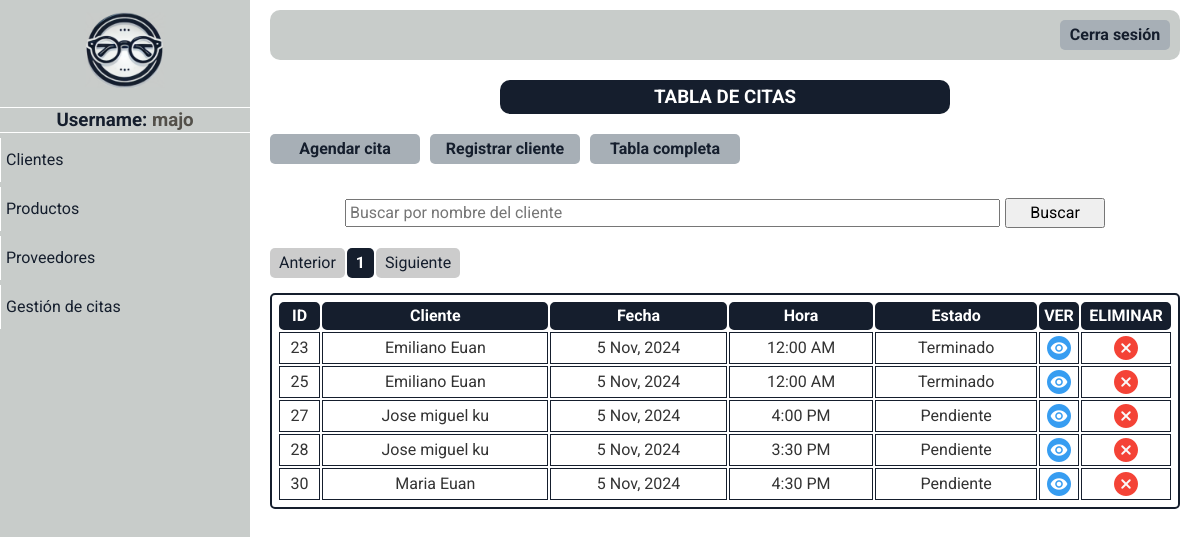
The page /paginas/mostrar_citas.php (signed in) on the database its author committed.
### tables this page shows
CREATE TABLE `empleados` (
  `id_empleado` int(10) NOT NULL,
  `nombres` varchar(100) DEFAULT NULL,
  `apellidos` varchar(100) DEFAULT NULL,
  `correo` varchar(100) DEFAULT NULL,
  `telefono` varchar(15) DEFAULT NULL,
  `direccion` varchar(255) DEFAULT NULL,
  `rol` varchar(50) DEFAULT NULL,
  `fecha_contratacion` date DEFAULT NULL,
  `usuario` varchar(50) DEFAULT NULL,
  `contrasena` varchar(255) DEFAULT NULL,
  `libre` varchar(100) DEFAULT NULL
);

CREATE TABLE `citas` (
  `id_cita` int(11) NOT NULL,
  `id_cliente` int(11) NOT NULL,
  `id_empleado` int(11) DEFAULT NULL,
  `fecha_cita` date DEFAULT NULL,
  `hora` time DEFAULT NULL,
  `motivo` text DEFAULT NULL,
  `estado` varchar(11) DEFAULT NULL
);

CREATE TABLE `clientes` (
  `id_cliente` int(5) NOT NULL,
  `nombres` varchar(100) DEFAULT NULL,
  `apellidos` varchar(100) DEFAULT NULL,
  `correo` varchar(100) DEFAULT NULL,
  `telefono` varchar(15) DEFAULT NULL,
  `direccion` varchar(255) DEFAULT NULL,
  `preescripcion` text DEFAULT NULL,
  `contrasena` varchar(255) DEFAULT NULL,
  `verificado` varchar(10) DEFAULT NULL,
  `rol` varchar(50) DEFAULT NULL,
  `libre` int(11) DEFAULT NULL,
  `libre2` int(11) DEFAULT NULL
);

### paginas/mostrar_citas.php (the view, shortened to what this page needs)
<!DOCTYPE html>
<html lang="en">
<head>
</head>
<body>
    <?php include "menu_panel.php";
    require "../php/conexion.php";
    $datos = "SELECT ci.id_cita, cl.nombres, cl.apellidos, ci.fecha_cita, ci.hora, ci.estado FROM citas ci INNER JOIN clientes cl on ci.id_cliente = cl.id_cliente";
    $nombre = isset($_GET['busca_nombre']) ? $_GET['busca_nombre'] : "";
    $resultado = mysqli_query($conectar, $datos);
    $total_filas = $resultado->num_rows;
    $limite = 5;
    $paginas = ceil($total_filas / $limite);
    $pagina = (isset($_GET['pagina'])) ? $_GET['pagina'] : 1;
    $inicio = ($pagina - 1) * $limite;
    $paginacion = " LIMIT $inicio, $limite";
    $datos .= $paginacion;
    $resultado = mysqli_query($conectar, $datos);
    $concatparams = ($nombre != "") ? "&busca_nombre=" . $nombre : "";
    ?>
    <div class="usuarios-content main-content">
        <div class="titulo">
            <h3>TABLA DE CITAS</h3>
        </div>
        <div class="opciones-btn">
            <div class="btn-nuevo-cliente btn">
                <a href="./registrar_cita.php">Agendar cita</a>
            </div>
            <div class="btn-nuevo-cliente btn">
                <a href="./registrar_cliente.php?origen=citas">Registrar cliente</a>
            </div>
            <div class="btn-nuevo-cliente btn">
                <a href="./mostrar_citas.php">Tabla completa</a>
            </div>
        </div><br>
        <div class="buscador-titulo">
            <form action="./mostrar_citas.php">
                <input type="text" name="busca_nombre" value="<?php echo $nombre ?>" placeholder="Buscar por nombre del cliente">
                <button class="btn-form" type="submit" name="buscar">Buscar </button>
            </form>
        </div>
        <nav class="pagination">
            <ul class="pagination-list">
                <li class="pag-item <?php echo ($pagina <= 1) ? 'disable' : ''; ?>">
                    <a href="./mostrar_citas.php?pagina=<?php echo ($pagina > 1) ? $pagina - 1 : 1;
                                                        echo $concatparams; ?>">Anterior</a>
                </li>
                <?php for ($i = 1; $i <= $paginas; $i++): ?>
                    <li class="pag-item <?php echo ($pagina == $i) ? 'active' : ''; ?>">
                        <a href="./mostrar_citas.php?pagina=<?php echo $i . $concatparams; ?>">
                            <?php echo $i; ?>
                        </a>
                    </li>
                <?php endfor; ?>
                <li class="pag-item <?php echo ($pagina >= $paginas) ? 'disable' : ''; ?>">
                    <a href="./mostrar_citas.php?pagina=<?php echo ($pagina < $paginas) ? $pagina + 1 : $paginas;
                                                        echo $concatparams; ?>">Siguiente</a>
                </li>
            </ul>
        </nav>
        <table>
            <tr>
                <th>ID</th>
                <th>Cliente</th>
                <th>Fecha</th>
                <th>Hora</th>
                <th>Estado</th>
                <th>VER</th>
                <th>ELIMINAR</th>
            </tr>
            <?php
            while ($fila = mysqli_fetch_assoc($resultado)) {
            ?>
                <tr>
                    <td><?php echo $fila['id_cita']; ?></td>
                    <td><?php echo $fila['nombres'] . " " . $fila['apellidos']; ?></td>
                    <td> <?php
                            $fecha = $fila['fecha_cita'];
                            $fecha_formateada = date("j M, Y", strtotime($fecha));
                            echo $fecha_formateada;
                            ?></td>
                    <td><?php
                        $hora = $fila['hora'];
                        $hora_formateada = date("g:i A", strtotime($hora));
                        echo $hora_formateada;
                        ?></td>
                    <td><?php echo $fila['estado']; ?></td>
                    <td class="btn-ver"> <a href="../paginas/ver_cita.php?origen=citas&id=<?php echo $fila['id_cita']; ?>"><img src="../imagenes/ojo.png" alt=""></a></td>
                    <td class="btn-eliminar">
                        <a href="#" onclick="validar('../php/delete_cita.php?id=<?php echo $fila['id_cita'] ?>', '<?php echo addslashes($fila['nombres']) . ' ' . addslashes($fila['apellidos']) ?>')">
                            <img src="../imagenes/borrar.png" alt="">
                        </a>
                    </td>
                </tr>
            <?php
            }
            ?>
        </table>
    </div>
</body>
</html>

### paginas/menu_panel.php (shortened to what this page needs)
<?php
require '../php/conexion.php';
$query_empleado = "SELECT rol, usuario FROM empleados WHERE id_empleado = ? LIMIT 1";
$consulta_empleado = $conectar->prepare($query_empleado);
$consulta_empleado->bind_param("s", $_SESSION['id']);
$consulta_empleado->execute();
$resultado_empleado = $consulta_empleado->get_result();
$info_empleado = $resultado_empleado->fetch_assoc();
if ($resultado_empleado->num_rows > 0) {
    if ($_SESSION['rol'] == 'Administrador') {
        $options = '
        <a href="./mostrar_empleados.php">Empleados</a>
        <a href="./mostrar_clientes.php">Clientes</a>
        <a href="./mostrar_usuarios.php">Usuarios</a>
        <a href="./mostrar_productos.php">Productos</a>
        <a href="./mostrar_proveedores.php">Proveedores</a>
        <a href="./mostrar_citas.php">Gestion de citas</a>
    ';
    } else if ($_SESSION['rol'] == 'Empleado') {
        $options = '
        <a href="./mostrar_clientes.php">Clientes</a>
        <a href="./mostrar_productos.php">Productos</a>
        <a href="./mostrar_proveedores.php">Proveedores</a>
        <a href="#">Gestión de citas</a>
        ';
    }
} else {
    require "../php/salir.php";
}
?>
<!DOCTYPE html>
<html lang="en">
<head>
    <link rel="stylesheet" href="../css/normalize.css">
    <link rel="stylesheet" href="../css/style.css">
</head>
</head>
<body>
    <div class="container-menu-lateral">
        <div class="sidebar">
            <div class="sidebar-logo">
                <a href="./dashboard.php"><img src="../imagenes/logo.png" alt=""></a>
            </div>
            <hr>
            <h3>Username: <span><?php echo $info_empleado['usuario'] ?></span></h3>
            <hr>
            <div class="btn-sidebar">
                <?php echo $options ?>
            </div>
        </div>
    </div>
    <div class="main-content">
        <header class="header">
            <div class="btn-cerrar-sesion btn"><a href="../php/salir.php">Cerra sesión</a></div>
        </header>
    </div>
</body>
</html>

### css/style.css (style rules this page uses)
:root { --color0: #ffffff; --color1: #c8ccca; --color2: #151e2d; --color3: #a7afb6; --color4: #53504a; }
* { box-sizing: border-box; margin: 0; padding: 0; }
*, *::before, *::after { box-sizing: inherit; }
html { font-size: 62.5%; box-sizing: border-box; }
body { font-family: "Roboto"; font-size: 16px; line-height: 24px; color: #333; height: 100vh; }
.main-content { flex-grow: 1; padding: 10px 20px; margin-left: 250px; }
.btn { display: flex; cursor: pointer; width: 110px; height: 30px; background-color: var(--color3); justify-content: center; align-items: center; border-radius: 5px; font-weight: bold; }
.btn a { display: flex; color: var(--color2); text-decoration: none; height: 100%; width: 100%; justify-content: center; transition: 0.4s ease-out; align-items: center; }
.btn-form { width: 100px; height: 30px; cursor: pointer; transition: 0.4s ease-out; }
.opciones-btn { display: flex; gap: 10px; margin-top: 20px; }
.container-menu-lateral { display: flex; height: 100%; position: fixed; }
.sidebar { text-align: center; width: 250px; background-color: var(--color1); color: var(--color0); }
.sidebar h3 { color: var(--color2); }
.sidebar hr { max-width: 250px; background-color: var(--color0); height: 1px; border: none; }
.btn-sidebar a { text-align: start; display: flex; align-items: center; color: var(--color2); text-decoration: none; padding: 10px 5px; margin: 5px 0; width: 100%; border-left: var(--color0) solid 0.5px; transition: font-size 0.2s ease-out; }
.sidebar-logo img { width: 100px; }
.header { display: flex; align-items: center; justify-content: end; background-color: var(--color1); height: 50px; border-radius: 10px; padding: 10px; }
.titulo { width: 450px; text-align: center; margin: auto; background-color: var(--color2); padding: 5px; color: var(--color0); border-radius: 10px; margin-bottom: 5px; }
table { border: var(--color2) solid 2px; margin: auto; margin-top: 15px; padding: 5px; width: 100%; border-radius: 5px; }
th { background-color: var(--color2); border: 2px var(--color2) solid; color: var(--color0); border-radius: 5px; }
td { text-align: center; border: var(--color2) solid 1px; }
td a { display: flex; justify-content: center; align-items: center; padding: 3px 0; }
.btn-eliminar { width: 90px; transition: 0.3s ease-out; }
.btn-ver { width: 40px; transition: 0.3s ease-out; }
.btn-nuevo-cliente { width: 150px; }
span { color: var(--color4); }
.buscador-titulo form { display: flex; justify-content: center; align-items: center; height: 40px; width: 90%; gap: 5px; }
.buscador-titulo input { width: 80%; padding: 3px; }
.buscador-titulo { display: flex; width: 100%; height: 50px; justify-content: center; align-items: center; }
.pagination { display: flex; margin: 10px 0; }
.pagination-list { list-style: none; display: flex; gap: 2px; padding: 0; }
.pag-item { border-radius: 5px; overflow: hidden; }
.pag-item a { display: block; width: 100%; height: 100%; padding: 3px 9px; font-size: 16px; color: var(--color2); background-color: var(--color3); text-align: center; text-decoration: none; transition: background-color 0.3s, color 0.3s; }
.pag-item.active a { background-color: var(--color2); color: var(--color0); font-weight: bold; cursor: default; }
.disable a { pointer-events: none; background-color: #ccc; }

### rows shown on the page
empleados: usuario "majo"
citas: id_cita "23", id_cliente.nombres "Emiliano", id_cliente.apellidos "Euan", fecha_cita "5 Nov, 2024", hora_formateada "12:00 AM", estado "Terminado"
citas: id_cita "25", id_cliente.nombres "Emiliano", id_cliente.apellidos "Euan", fecha_cita "5 Nov, 2024", hora_formateada "12:00 AM", estado "Terminado"
citas: id_cita "27", id_cliente.nombres "Jose miguel", id_cliente.apellidos "ku", fecha_cita "5 Nov, 2024", hora "4:00 PM", estado "Pendiente"
citas: id_cita "28", id_cliente.nombres "Jose miguel", id_cliente.apellidos "ku", fecha_cita "5 Nov, 2024", hora "3:30 PM", estado "Pendiente"
citas: id_cita "30", id_cliente.nombres "Maria", id_cliente.apellidos "Euan", fecha_cita "5 Nov, 2024", hora "4:30 PM", estado "Pendiente"
